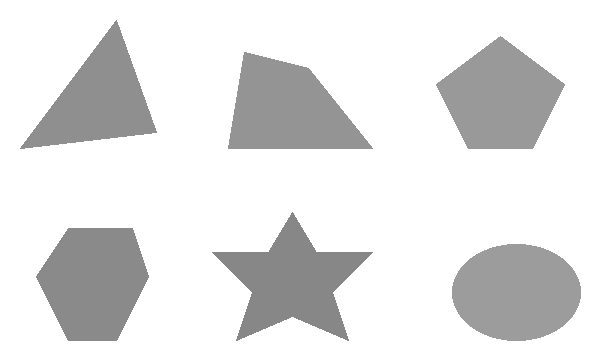
#> input picture kadai/kadai8.bmp, 600 x 360 px
$ python kadai8.py
#> lines starting #> are read from the running program, lines starting #| are printed output that depends on the picture
# encoding: utf8
from __future__ import unicode_literals
from pylab import *
from cv2 import imread
from numpy import *

# 画像の読み込み
gazo = imread( "kadai8.bmp", 0 )
#> gazo is the input picture: shape (360, 600); min 135, max 255, mean 226.9

# ヒストグラムを表示
figure()
hist( gazo.flatten(), 256, (0,255) )

# 課題： 6つの図形の輪郭線の長さ（画素数）を計算しなさい．
#      レポートでは計算方法を分かりやすく説明しなさい．
# ヒント：　二段階の処理が必要．．．
gazo2 = zeros( (358,499) )
for y in range(1,357):
    for x in range(1,498):
        gazo2[y][x] = gazo[y][x]
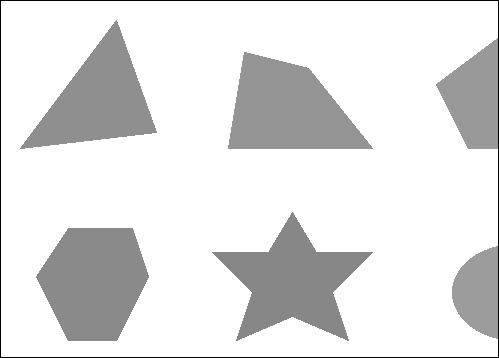
#> gazo2: shape (358, 499) float64; min 0, max 255, mean 225.2


gazo3 = zeros( (358,499) )
for y in range(1,357):
    for x in range(1,498):
        gazo3[y][x] = gazo2[y][x]


# 画素値を表示
figure()
imshow(gazo, cmap="gray", vmin=0, vmax=255)
figure()
imshow(gazo2, cmap="gray", vmin=0, vmax=255)
figure()
imshow(gazo3, cmap="gray", vmin=0, vmax=255)

show()
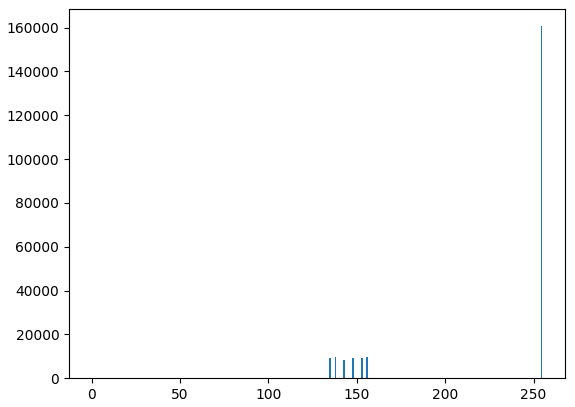
#> figure drawn by matplotlib, 1 panel; tallest bar 160594 high, from x = 254 to 255
